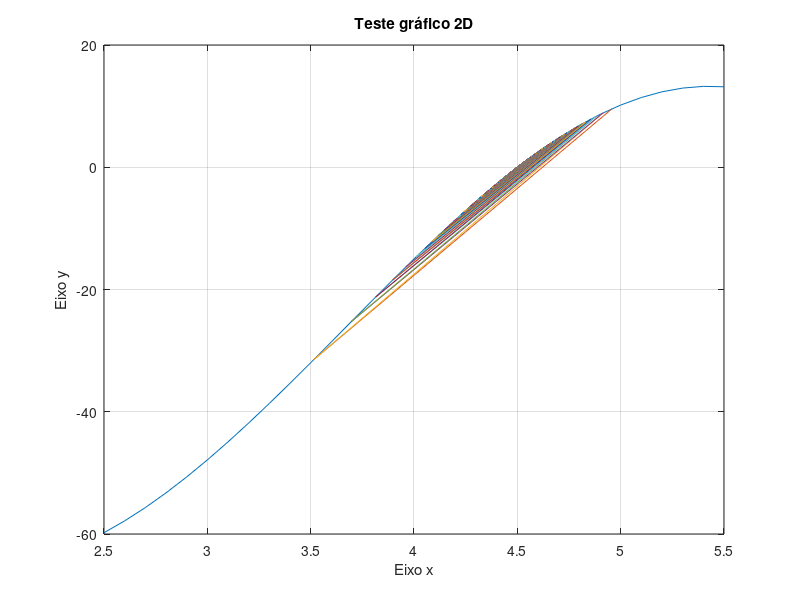

The MATLAB source for this figure:
function List1Exercise9()
 #inicializando os valores
 xI  = 2.5;
 xU  = 5.5;
 eA = 0.1;
 cont = 0;
 max = 1000;
 tolerancia = 1 * 10^-5;
 #Function that calculates the roots
 [dadosX, dadosY] = calculaValores(xI, xU, eA, cont, max, tolerancia);
 plotaGrafico(dadosX, dadosY);

end

#Calculate f(X)
function y = f(x)
  y = sin(x/2) .* (x - 9/2) .* (x + 29);
end

#false position method
 function xr = metodoDaFalsaPosicao(xI, xU)
  fxI = f(xI);
  fxU = f(xU);
  xr = xU - (fxU * (xI - xU)) / (fxI - fxU);
 end

#calculate the error
function eA = calculaEpsilon(xrNovo, xrVelho)
 eA = abs((xrNovo - xrVelho) / xrNovo) * 100;
end

#calculate the root
function [dadosX, dadosY] = calculaValores(xI, xU, eA, cont, max, tolerancia)
  xR = 0;
  dadosX = [];
  dadosY = [];
  while  eA > tolerancia && cont < max
    cont = cont + 1;
    xrVelho = xR;
    fxI = f(xI);
    fxU = f(xU);
    xR  = metodoDaFalsaPosicao(xI, xU);
    fxR = f(xR);
    dadosX(end + 1) = xR;
    dadosY(end + 1) = fxR;
    if fxI * fxR < 0
     xI = xR;
    else
     xU = xR;
    endif
    eA = calculaEpsilon(xR, xrVelho);
   end
    x   = xR;
    y   = fxR;
    quant = cont;
 end

#show the graph of the f(x) method and the tangent lines of the false position method
 function grafico = plotaGrafico(dadosX, dadosY)
    x = 2.5:0.1:5.5;
    plot(x, f(x));
    xlabel("Eixo x");
    ylabel("Eixo y");
    grid on;
    title("Teste gráfico 2D");
    hold on;
    for i = 2:length(dadosX)
        plot(dadosX(i-1:i), dadosY(i-1:i));
        pause(0.1);
    end
 endfunction
